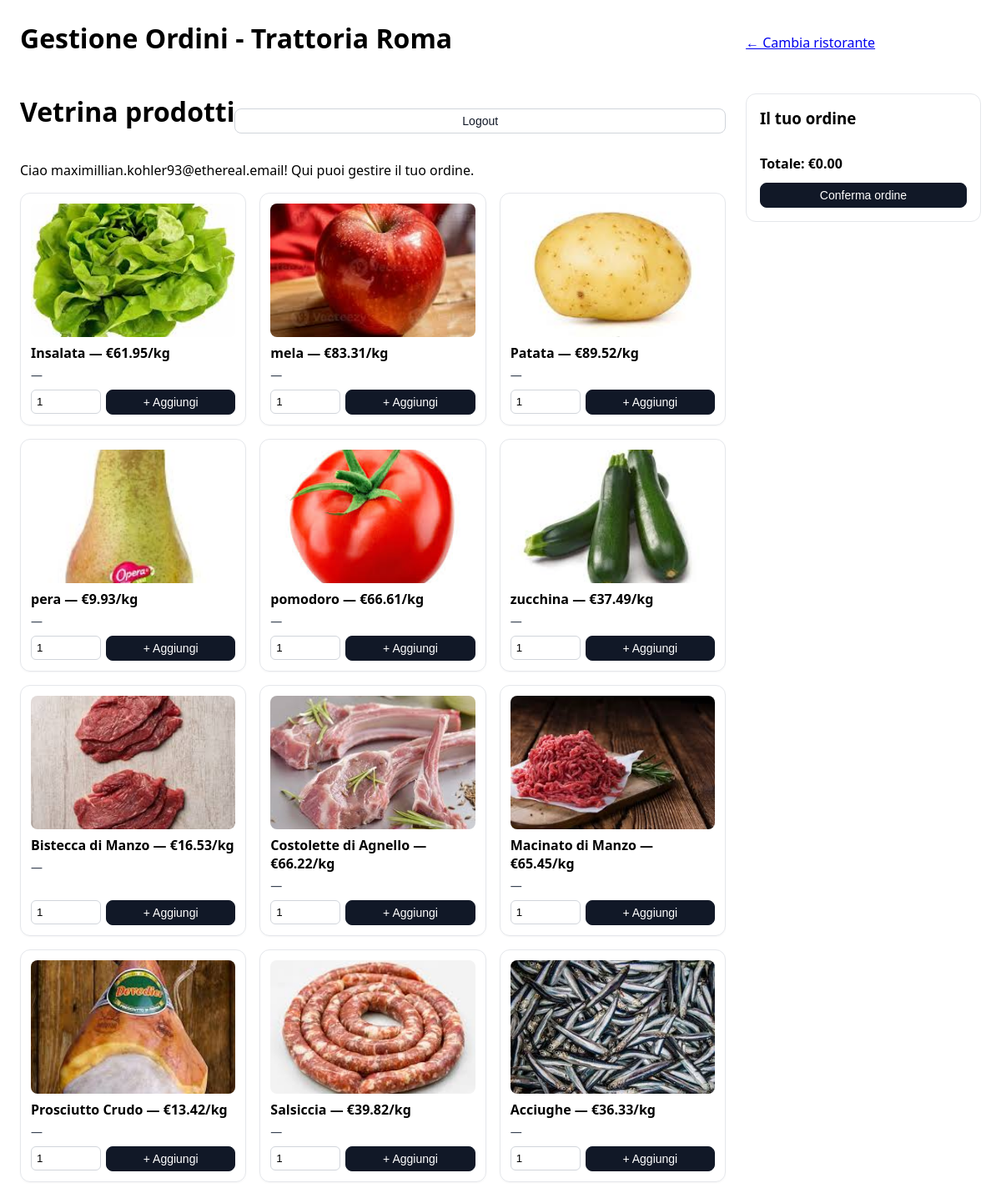
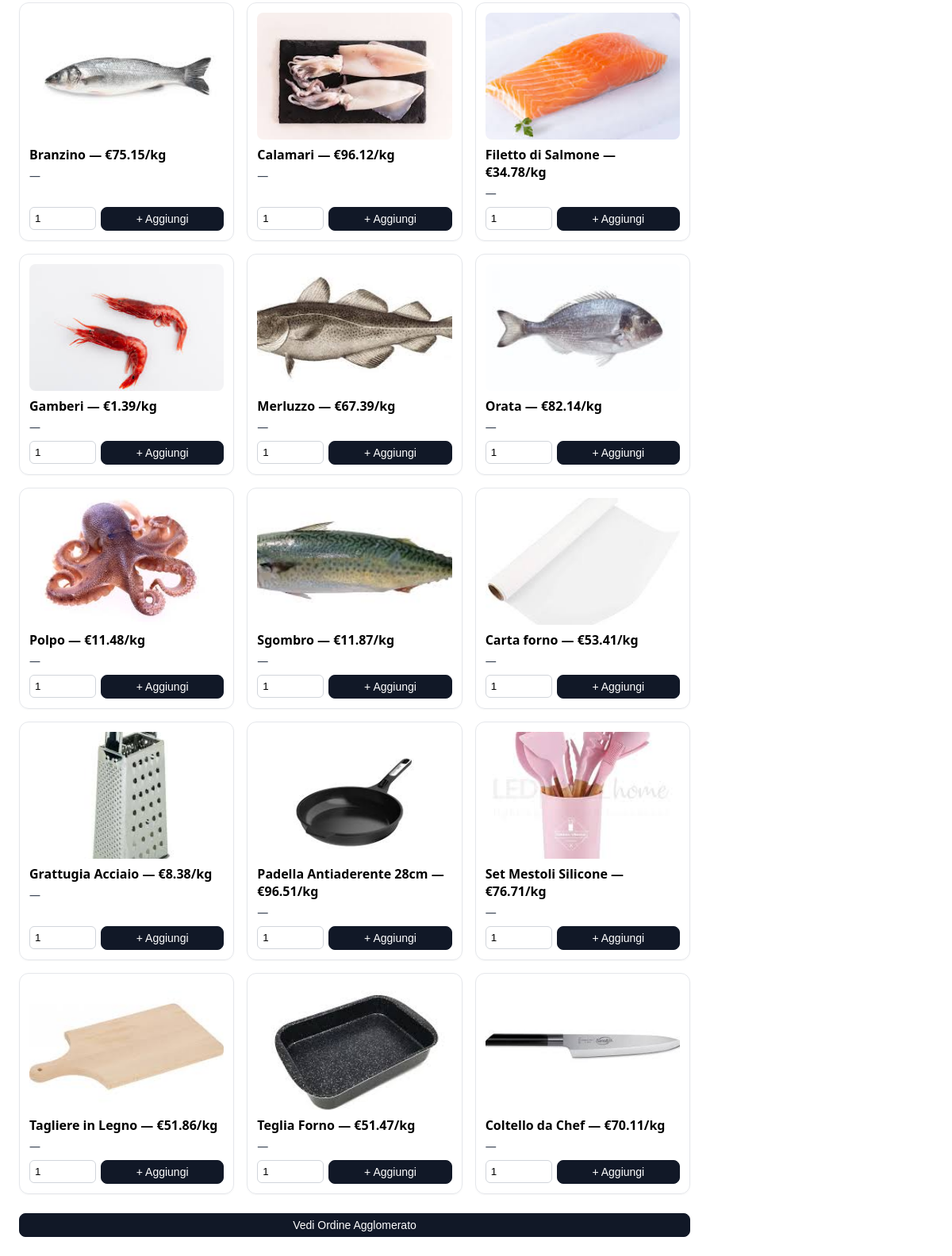
Page /dashboard/order_manager/2 (signed in) on the committed database (2 pictures, top to bottom).
### app/models.py (models this page shows)
class Ristorante(Base):
    __tablename__ = "ristoranti"
    id = Column(Integer, primary_key=True, index=True)
    nome = Column(String, unique=True, index=True, nullable=False)
    abbonamento_attivo = Column(Boolean, default=True)
    utenti = relationship(
        "User",
        secondary=user_ristoranti,
        back_populates="ristoranti"
    )
    prodotti_visibili = relationship(
        "Prodotto",
        secondary=product_visibility,
        back_populates="visibile_in"
    )

class User(Base):
    __tablename__ = "users"
    id = Column(Integer, primary_key=True, index=True)
    email = Column(String, unique=True, index=True, nullable=False)
    hashed_password = Column(String, nullable=False)
    is_active = Column(Boolean, default=True)
    ristoranti = relationship(
        "Ristorante",
        secondary=user_ristoranti,
        back_populates="utenti"
    )
    ruoli = relationship("Ruolo", secondary=user_ruoli, back_populates="users")
    ristorante_richiesto = Column(String, nullable=True)
    ruoli_richiesti = relationship(
        "Ruolo",
        secondary=user_ruoli_richiesti,
        back_populates="users_pending"
    )

class Prodotto(Base):
    __tablename__ = "prodotti"
    id = Column(Integer, primary_key=True, index=True)
    nome = Column(String, index=True, nullable=False)
    descrizione = Column(String, nullable=True)
    prezzo = Column(Float, nullable=False)
    immagine_url = Column(String, nullable=True)
    fornitore_id = Column(Integer, ForeignKey("fornitori.id"))
    fornitore = relationship("Fornitore", back_populates="prodotti")
    visibile_in = relationship(
        "Ristorante",
        secondary=product_visibility,
        back_populates="prodotti_visibili"
    )
    ordini = relationship("OrderItem", back_populates="prodotto")

### app/main.py (the view)
@app.get("/dashboard/{ruolo}", response_class=HTMLResponse)
@app.get("/dashboard/{ruolo}/{ristorante_id}", response_class=HTMLResponse)
def dashboard_ruolo(request: Request, ruolo: str, ristorante_id: int | None = None):
    if not request.session.get("user_id"):
        return RedirectResponse("/", status_code=302)
    ruoli_utente = request.session.get("ruoli", [])
    email_utente = request.session.get("user_email")
    if "superuser" in ruoli_utente or ruolo in ruoli_utente:
        db = SessionLocal()
        try:
            user_obj = db.query(models.User).options(
                joinedload(models.User.ristoranti)
                .joinedload(models.Ristorante.prodotti_visibili)
            ).filter(models.User.email == email_utente).first()
            if ruolo == "order_manager":
                ristoranti = user_obj.ristoranti
                if not ristoranti:
                    return HTMLResponse("<h2>Nessun ristorante associato</h2>")
                if ristorante_id is None:
                    if len(ristoranti) == 1:
                        ristorante_id = ristoranti[0].id
                    else:
                        return templates.TemplateResponse(
                            "dashboards/order_manager_select.html",
                            {"request": request, "ristoranti": ristoranti},
                        )
                ristorante = db.query(models.Ristorante).filter(
                    models.Ristorante.id == ristorante_id
                ).first()
                if not ristorante:
                    return HTMLResponse("<h2>Ristorante non trovato</h2>")
                prodotti = ristorante.prodotti_visibili
                return templates.TemplateResponse(
                    "dashboards/order_manager.html",
                    {
                        "request": request,
                        "user": user_obj,
                        "prodotti": prodotti,
                        "ristorante": ristorante,
                    },
                )
            return templates.TemplateResponse(
                f"dashboards/{ruolo}.html",
                {"request": request, "user": user_obj},
            )
        finally:
            db.close()
    return HTMLResponse("<h2>Accesso negato</h2>", status_code=403)

### app/templates/dashboards/order_manager.html (shortened to what this page needs)
<!DOCTYPE html>
<html lang="it">
<head>
</head>
<body data-ristorante-id="{{ ristorante.id }}">
  <h1>Gestione Ordini - {{ ristorante.nome }}</h1>
  <p>
    <a href="{{ url_for('dashboard_ruolo', ruolo='order_manager') }}">
      ← Cambia ristorante
    </a>
  </p>
  <div>
    <div style="display:flex;justify-content:space-between;align-items:center;margin-bottom:16px;">
      <h1>Vetrina prodotti</h1>
      <button id="logout-btn" class="ghost">Logout</button>
    </div>
    <p>Ciao {{ user.email }}! Qui puoi gestire il tuo ordine.</p>
    <div class="grid">
      {% for p in prodotti %}
      <div class="card" data-id="{{ p.id }}" data-nome="{{ p.nome }}" data-prezzo="{{ p.prezzo }}">
        <img src="{{ p.immagine_url or '/static/placeholder.png' }}" alt="{{ p.nome }}">
        <h4>{{ p.nome }} — €{{ "%.2f"|format(p.prezzo) }}/kg</h4>
        <p>{{ p.descrizione or "—" }}</p>
        <div class="actions">
          <input type="number" min="1" value="1" class="qty-input">
          <button class="add">+ Aggiungi</button>
        </div>
      </div>
      {% endfor %}
    </div>
  </div>
  <div class="sidebar">
    <h3>Il tuo ordine</h3>
    <div class="total" id="order-total">Totale: €0.00</div>
    <button id="checkout-btn" style="width:100%;margin-top:12px;">Conferma ordine</button>
  </div>
  <button
    onclick="window.location.href='/dashboard/order_manager/order_aggregato?ristorante_id={{ ristorante.id }}'">
    Vedi Ordine Agglomerato
  </button>
</body>
</html>

### app/templates/dashboards/order_manager.html (style rules this page uses)
body { font-family: system-ui, sans-serif; margin: 24px; display: grid; grid-template-columns: 3fr 1fr; gap: 24px; }
h1 { margin-top: 0; }
.grid { display: grid; grid-template-columns: repeat(auto-fill, minmax(220px, 1fr)); gap: 16px; }
.card { border: 1px solid #e5e7eb; border-radius: 12px; padding: 12px; box-shadow: 0 1px 2px rgba(0,0,0,.04); display: flex; flex-direction: column; justify-content: space-between; }
.card img { width: 100%; height: 160px; object-fit: cover; border-radius: 8px; margin-bottom: 8px; }
.card h4 { margin: 0 0 6px; font-size: 16px; }
.card p { flex: 1; font-size: 14px; color: #374151; margin: 0 0 8px; }
.actions { display: flex; gap: 6px; align-items: center; }
input.qty-input { width: 70px; padding: 6px; border: 1px solid #d1d5db; border-radius: 6px; }
button { flex: 1; padding: 6px 8px; border-radius: 8px; border: 1px solid #111827; background: #111827; color: white; cursor: pointer; font-size: 14px; }
button.ghost { background: white; color: #111827; border-color: #d1d5db; }
.sidebar { border: 1px solid #e5e7eb; border-radius: 12px; padding: 16px; height: fit-content; position: sticky; top: 24px; }
.sidebar h3 { margin-top: 0; }
.total { font-weight: bold; margin-top: 12px; }

### rows in the picture
Ristorante: nome "Trattoria Roma"
User: email "maximillian.kohler93@ethereal.email"
Prodotto: immagine_url (picture), nome "Insalata", prezzo "61.95", descrizione "—"
Prodotto: immagine_url (picture), nome "mela", prezzo "83.31", descrizione "—"
Prodotto: immagine_url (picture), nome "Patata", prezzo "89.52", descrizione "—"
Prodotto: immagine_url (picture), nome "pera", prezzo "9.93", descrizione "—"
Prodotto: immagine_url (picture), nome "pomodoro", prezzo "66.61", descrizione "—"
Prodotto: immagine_url (picture), nome "zucchina", prezzo "37.49", descrizione "—"
Prodotto: immagine_url (picture), nome "Bistecca di Manzo", prezzo "16.53", descrizione "—"
Prodotto: immagine_url (picture), nome "Costolette di Agnello", prezzo "66.22", descrizione "—"
Prodotto: immagine_url (picture), nome "Macinato di Manzo", prezzo "65.45", descrizione "—"
Prodotto: immagine_url (picture), nome "Prosciutto Crudo", prezzo "13.42", descrizione "—"
Prodotto: immagine_url (picture), nome "Salsiccia", prezzo "39.82", descrizione "—"
Prodotto: immagine_url (picture), nome "Acciughe", prezzo "36.33", descrizione "—"
Prodotto: immagine_url (picture), nome "Branzino", prezzo "75.15", descrizione "—"
Prodotto: immagine_url (picture), nome "Calamari", prezzo "96.12", descrizione "—"
Prodotto: immagine_url (picture), nome "Filetto di Salmone", prezzo "34.78", descrizione "—"
Prodotto: immagine_url (picture), nome "Gamberi", prezzo "1.39", descrizione "—"
Prodotto: immagine_url (picture), nome "Merluzzo", prezzo "67.39", descrizione "—"
Prodotto: immagine_url (picture), nome "Orata", prezzo "82.14", descrizione "—"
Prodotto: immagine_url (picture), nome "Polpo", prezzo "11.48", descrizione "—"
Prodotto: immagine_url (picture), nome "Sgombro", prezzo "11.87", descrizione "—"
Prodotto: immagine_url (picture), nome "Carta forno", prezzo "53.41", descrizione "—"
Prodotto: immagine_url (picture), nome "Grattugia Acciaio", prezzo "8.38", descrizione "—"
Prodotto: immagine_url (picture), nome "Padella Antiaderente 28cm", prezzo "96.51", descrizione "—"
Prodotto: immagine_url (picture), nome "Set Mestoli Silicone", prezzo "76.71", descrizione "—"
Prodotto: immagine_url (picture), nome "Tagliere in Legno", prezzo "51.86", descrizione "—"
Prodotto: immagine_url (picture), nome "Teglia Forno", prezzo "51.47", descrizione "—"
Prodotto: immagine_url (picture), nome "Coltello da Chef", prezzo "70.11", descrizione "—"
